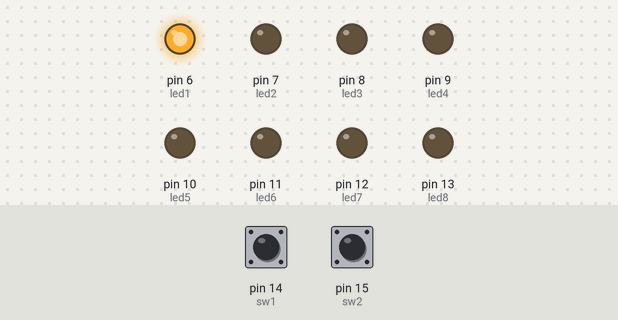
Bench run of a sketch on a simulated Arduino Uno, built with avr-gcc and run on an emulated ATmega328P. Shown: output pins drawn as LEDs (lit = HIGH). Dashed ring = blinking. The inputs (shaded band) are chosen by the test bench; at power-on: pin 14 (sw1) HIGH, pin 15 (sw2) HIGH.

Above: at 1.2 s.
1.3 s: pin 14 (sw1) pulled LOW for 1 s
At 2.8 s:
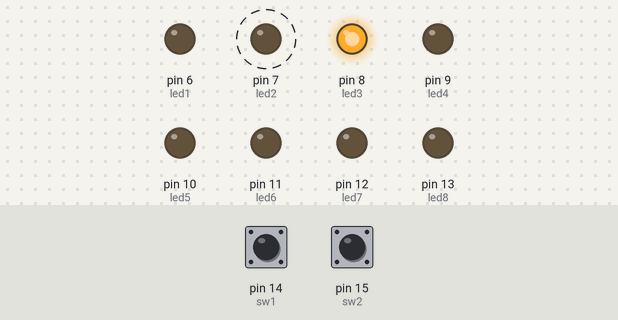
4.3 s: pin 15 (sw2) pulled LOW for 3.2 s
At 8.1 s:
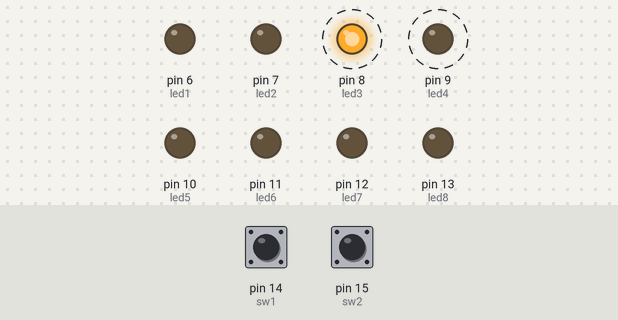
9.0 s: pin 15 (sw2) pulled LOW for 0.15 s
At 9.4 s:
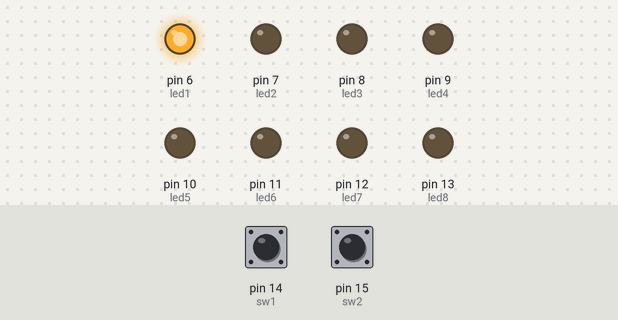
10.6 s: pin 15 (sw2) pulled LOW for 1 s
At 12.5 s:
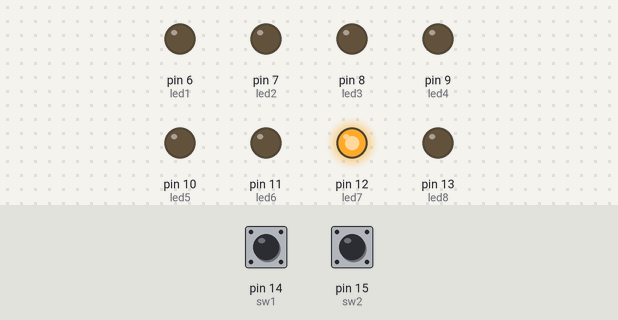
Timing chart, 0 to 14.0 s (numbered marks = the images above; inputs shaded):
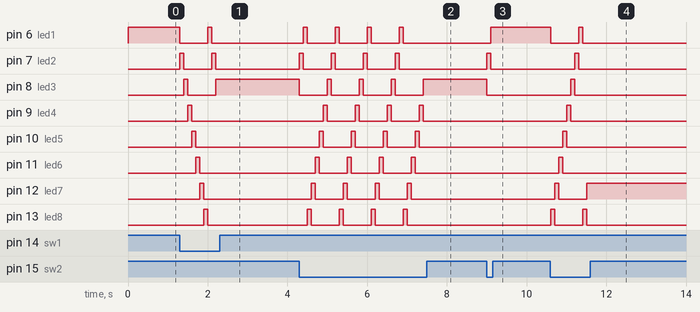

Measured:
- after the input at 1.3 s, pin 6 (led1): HIGH → LOW at once, → HIGH 0.70 s later, → LOW 0.10 s later; pin 7 (led2): alternates HIGH for 0.10 s and LOW for 0.70 s, 4 changes in all, then stays LOW, starting at once
- after the input at 4.3 s, pin 6 (led1): alternates HIGH for 0.10 s and LOW for 0.70 s, 8 changes in all, then stays LOW, starting after 0.10 s; pin 7 (led2): alternates HIGH for 0.10 s and LOW for 0.70 s, 8 changes in all, then stays LOW, starting at once
- after the input at 9.0 s, pin 6 (led1): LOW → HIGH after 0.10 s; pin 7 (led2): LOW → HIGH at once, → LOW 0.10 s later; pin 8 (led3): HIGH → LOW at once
- after the input at 10.6 s, pin 6 (led1): HIGH → LOW at once, → HIGH 0.70 s later, → LOW 0.10 s later; pin 7 (led2): LOW → HIGH after 0.61 s, → LOW 0.10 s later; pin 8 (led3): LOW → HIGH after 0.51 s, → LOW 0.10 s later; pin 9 (led4): LOW → HIGH after 0.41 s, → LOW 0.10 s later; pin 10 (led5): LOW → HIGH after 0.31 s, → LOW 0.10 s later

The sketch:

p03_secuencialedpulsador.ino
```cpp
/*
 *  Practica 3 para prueba de los puertos digitales
 *  El circuito tiene 8 diodoes led conectados y, se
 *  activa un led por vez haciendo un barrido en
 *  sentido horario y antihorario de acuerdo a dos
 *  pulsadores SW.
 */
const int led1 = 6;
const int led2 = 7;
const int led3 = 8;
const int led4 = 9;
const int led5 = 10;
const int led6 = 11;
const int led7 = 12;
const int led8 = 13;
const int sw1 = 14;
const int sw2 = 15;
byte val = B00000001;
void setup()
{
  pinMode(led1, OUTPUT);
  pinMode(led2, OUTPUT);
  pinMode(led3, OUTPUT);
  pinMode(led4, OUTPUT);
  pinMode(led5, OUTPUT);
  pinMode(led6, OUTPUT);
  pinMode(led7, OUTPUT);
  pinMode(led8, OUTPUT);
  pinMode(sw1, INPUT_PULLUP);
  pinMode(sw2, INPUT_PULLUP);
}
void loop()
{
   if(digitalRead(sw1) == LOW)
   {
     val = val << 1;
     if(val == 0)
     {
       val = B00000001;
     }
   }
   if(digitalRead(sw2) == LOW)
   {
     val = val >> 1;
     if(val == 0)
     {
       val = B10000000;
     }
   }
   writeLEDS(val);
   delay(100);
}
void writeLEDS(byte leds)
{
  digitalWrite(led1, bitRead(leds, 0));
  digitalWrite(led2, bitRead(leds, 1));
  digitalWrite(led3, bitRead(leds, 2));
  digitalWrite(led4, bitRead(leds, 3));
  digitalWrite(led5, bitRead(leds, 4));
  digitalWrite(led6, bitRead(leds, 5));
  digitalWrite(led7, bitRead(leds, 6));
  digitalWrite(led8, bitRead(leds, 7));
}
```
